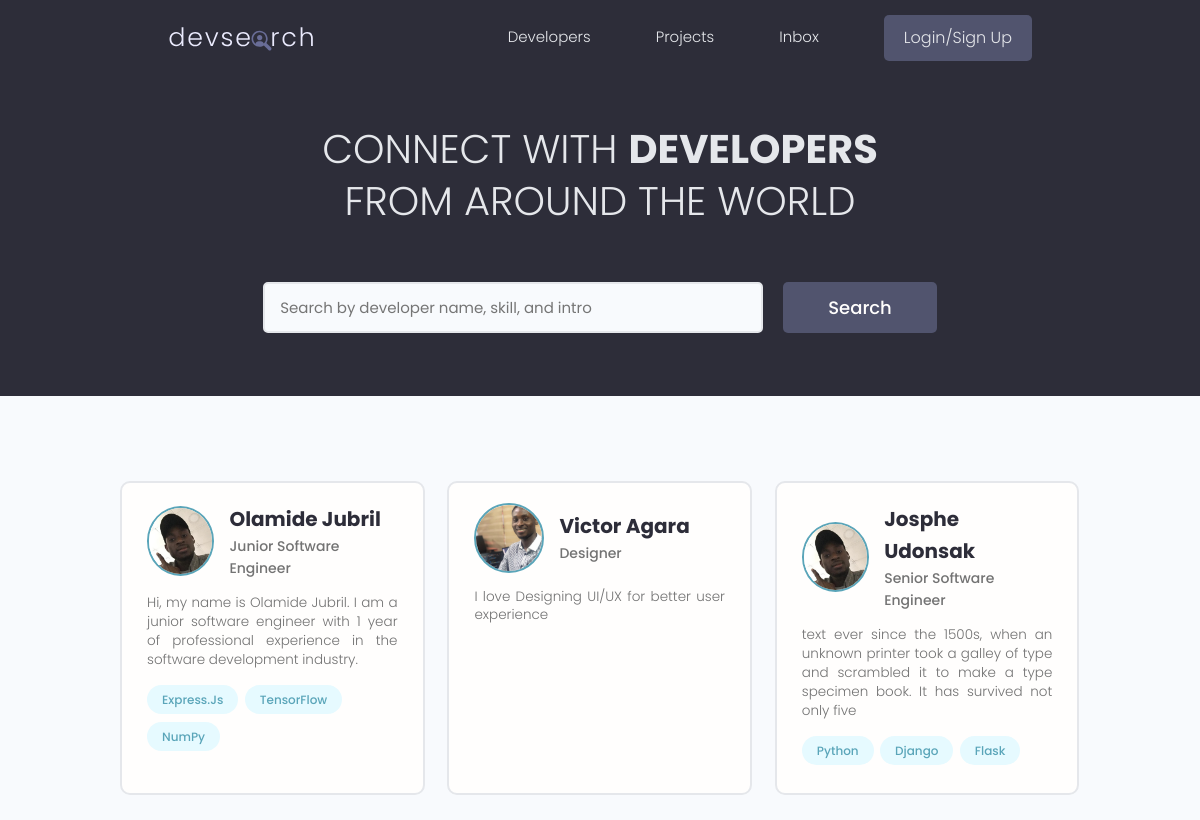
The app's page /, older data.
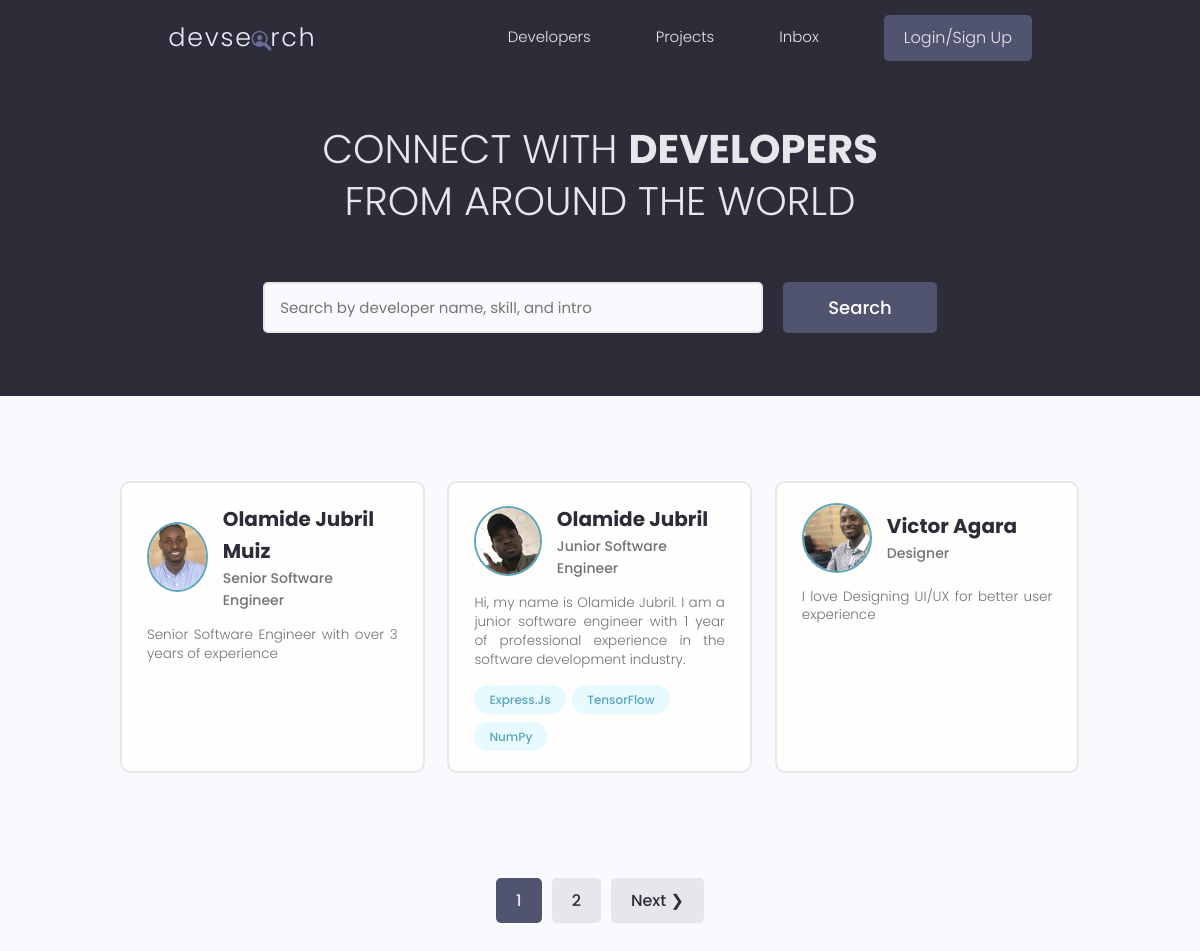
The same page, newer data.
### account/models.py (models this page shows, shortened)
class Profile(models.Model):
    id = models.UUIDField(default=uuid.uuid4, unique=True,
                          primary_key=True, editable=False)
    user = models.OneToOneField(
        User, on_delete=models.CASCADE, null=True, blank=True)
    name = models.CharField(max_length=200, null=True, blank=True)
    username = models.CharField(max_length=200, null=True, blank=True)
    location = models.CharField(max_length=200, null=True, blank=True)
    email = models.EmailField(
        max_length=200, null=True, blank=True, unique=True)
    short_intro = models.CharField(max_length=200, null=True, blank=True)
    bio = models.TextField(null=True, blank=True)
    profile_image = models.ImageField(
        null=True, blank=True, upload_to='profile_images/', default='profile_images/user-default.png')
    github_profile = models.CharField(max_length=200, null=True, blank=True)
    social_twitter = models.CharField(max_length=200, null=True, blank=True)
    linkedIn_profile = models.CharField(max_length=200, null=True, blank=True)
    youtube_channel = models.CharField(max_length=200, null=True, blank=True)
    website_url = models.CharField(max_length=200, null=True, blank=True)
    createdAt = models.DateTimeField(auto_now_add=True)

class Skill(models.Model):
    id = models.UUIDField(default=uuid.uuid4, unique=True,
                          primary_key=True, editable=False)
    owner = models.ForeignKey(
        Profile, on_delete=models.CASCADE, null=True, blank=True)
    name = models.CharField(max_length=200, null=True, blank=True)
    description = models.TextField(max_length=200, null=True, blank=True)
    createdAt = models.DateTimeField(auto_now_add=True)
    def __str__(self):
        return self.name

### account/views.py (the view)
# urls.py: path('', views.profiles, name='profiles'),
def profiles(request):
    profiles, search_query = searchProfiles(request)
    custom_range, profiles = paginateProfiles(request, profiles, 3)
    context = {
        'profiles': profiles,
        'search_query': search_query,
        "custom_range": custom_range
    }
    return render(request, 'account/profiles.html', context)

### account/utiils.py (called while the page is built)
def searchProfiles(request):
    search_query = ''
    if request.GET.get('search_query'):
        search_query = request.GET.get('search_query')
    skills = Skill.objects.filter(name__icontains=search_query)
    profiles = Profile.objects.distinct().filter(
        Q(name__icontains=search_query) |
        Q(short_intro__icontains=search_query) |
        Q(skill__in=skills)
    )
    return profiles, search_query

def paginateProfiles(request, profiles, prfile_per_page):
    page = request.GET.get('page')
    paginator = Paginator(profiles, prfile_per_page)
    try:
        profiles = paginator.page(page)
    except PageNotAnInteger:
        page = 1
        profiles = paginator.page(page)
    except EmptyPage:
        page = paginator.num_pages
        profiles = paginator.page(page)
    leftIndex = (int(page) - 4)
    if leftIndex < 1:
        leftIndex = 1
    rightIndex = (int(page) + 5)
    if rightIndex > paginator.num_pages:
        rightIndex = paginator.num_pages + 1
    custom_range = range(leftIndex, rightIndex)
    return custom_range, profiles

### account/templates/account/profiles.html (shortened to what this page needs)
{% extends 'main.html'%}
{% block content %}
  <main class="home">
    <section class="hero-section text-center">
      <div class="container container--narrow">
        <div class="hero-section__box">
          <h2>CONNECT WITH <span>DEVELOPERS</span></h2>
          <h2>FROM AROUND THE WORLD</h2>
        </div>
        <div class="hero-section__search">
          <form id="searchForm" class="form" action="{% url 'profiles' %}" method="get">
            <div class="form__field">
              <input class="input input--text" id="formInput#search" type="text" name="search_query"
                placeholder="Search by developer name, skill, and intro" value="{{ search_query }}" />
            </div>
            <input class="btn btn--sub btn--lg" type="submit" value="Search" />
          </form>
        </div>
      </div>
    </section>
    <section class="devlist">
      <div class="container">
        <div class="grid grid--three">
          {% for profile in profiles %}
            <div class="column card">
              <div class="dev">
                <a href="{% url 'user_profile' profile.id %}" class="card__body">
                  <div class="dev__profile">
                    <img class="avatar avatar--md" src="{{ profile.profile_image.url }}" alt="{{ profile.username }}" />
                    <div class="dev__meta">
                      <h3>{{profile.name}}</h3>
                      <h5>{{profile.short_intro|slice:"60"}}</h5>
                    </div>
                  </div>
                  <p class="dev__info">{{profile.bio|slice:"150"}}</p>
                  <div class="dev__skills">
                    {% for skill in profile.skill_set.all|slice:"5" %}
                      <span class="tag tag--pill tag--main">
                        <small>{{ skill }}</small>
                      </span>
                    {% endfor %}
                  </div>
                </a>
              </div>
            </div>
          {% endfor %}
        </div>
      </div>
    </section>
    {% include 'pagination.html' with query_set=profiles custom_range=custom_range %}
  </main>
{% endblock content %}

### templates/main.html (shortened to what this page needs)
{% load static %}
<html lang="en">
<head>
  <link rel="stylesheet" href="https://cdn.iconmonstr.com/1.3.0/css/iconmonstr-iconic-font.min.css" />
  <link rel="stylesheet" href="{% static 'uikit/styles/uikit.css' %}" />
  <link rel="stylesheet" href="{% static 'css/app.css' %}" />
</head>
<body>
  {% include "navbar.html" %}
  {% block content %}{% endblock content %}
</body>
</html>

### templates/navbar.html (shortened to what this page needs)
{% load static %}
<header class="header">
  <div class="container container--narrow">
    <a href="{% url 'profiles' %}" class="header__logo">
      <img src="{% static 'images/logo.svg' %}" alt="DevSearch Logo" />
    </a>
    <nav class="header__nav">
      <ul class="header__menu">
        <li class="header__menuItem"><a href="{% url 'profiles' %}">Developers</a></li>
        <li class="header__menuItem"><a href="{% url 'projects' %}">Projects</a></li>
        <li class="header__menuItem"><a href="">Inbox</a></li>
        {% if request.user.is_authenticated %}
          <li class="header__menuItem"><a href="{% url 'user_account'  %}" class="btn btn--sub">Account</a></li>
          <li class="header__menuItem"><a href="{% url 'logout' %}" class="btn btn--sub">Logout</a></li>
        {% else %}
          <li class="header__menuItem"><a href="{% url 'login' %}" class="btn btn--sub">Login/Sign Up</a></li>
        {% endif %}
      </ul>
    </nav>
  </div>
</header>

### templates/pagination.html (shortened to what this page needs)
{% if query_set.has_other_pages %}
	<div class="pagination">
		<ul class="container">
			{% for page in custom_range %}
				{% if page == query_set.number %}
					<li><a href="?page={{ page }}" class="btn page-link btn--sub" data-page="{{ page }}">{{ page }}</a></li>
				{% else %}
					<li><a href="?page={{ page }}" class="btn page-link" data-page="{{ page }}">{{ page }}</a></li>
				{% endif%}
			{% endfor %}
			{% if query_set.has_next %}
				<li><a href="?page={{ query_set.next_page_number }}" class="btn page-link" data-page="{{ query_set.next_page_number }}">Next &#10095;</a></li>
			{% endif %}
		</ul>
	</div>
{% endif %}

### static/css/app.css (style rules this page uses)
:root { --color-sub: #2d2d39; }
.btn--sub { background-color: var(--color-sub-light); }
.card { border: 2px solid var(--color-light); }
img { width: 100%; }
.header { position: sticky; z-index: 111; background-color: var(--color-sub); padding: 1.5rem 0; }
.header > .container { display: flex; justify-content: space-between; align-items: center; }
.header__logo > img { height: 3.8rem; }
.header__nav > ul { display: inline-flex; align-items: center; list-style: none; gap: 6.5rem; }
.header__menuItem > a { color: var(--color-light); font-weight: 300; }
.hero-section { height: 40vh; display: flex; align-items: center; background-color: var(--color-sub); }
.hero-section__box { margin-bottom: 4rem; }
.hero-section__box > h2, .hero-section__box > h2 > span { font-size: 4rem; color: var(--color-light); line-height: 1.3; text-transform: uppercase; }
.hero-section__box > h2 { font-weight: 300; }
.hero-section__box > h2 > span { font-weight: 700; }
.hero-section__search > .form { display: flex; align-items: center; justify-content: center; gap: 2rem; }
.hero-section__search > .form input.input--text { width: 50rem; }
.devlist { margin-top: 8rem; }
.devlist .grid { align-items: stretch; }
.devlist .dev .dev__profile { display: flex; align-items: center; gap: 1.5rem; }
.devlist .dev .dev__meta h3 { color: var(--color-sub); font-size: 2rem; font-weight: 700; }
.devlist .dev .dev__meta h5 { color: var(--color-text); font-size: 1.4rem; font-weight: 500; }
.devlist .dev .dev__info { margin: 1.5rem 0; font-size: 1.35rem; line-height: 1.4; text-align: justify; }
.pagination { margin-top: 8rem; margin-bottom: 10rem; }
.pagination > ul { flex-wrap: wrap; list-style: none; display: flex; align-items: center; justify-content: center; gap: 1rem; }
.pagination .btn { color: var(--color-sub); }
.pagination .btn.btn--sub { color: var(--color-light); }

### static/uikit/styles/modules/_variables.css (style rules this page uses)
:root { --color-main: #5aa5b9; --color-main-light: #e6faff; --color-sub: #3f4156; --color-sub-light: #51546e; --color-sub-lighter: #ededfd; --color-text: #737373; --color-gray: #8b8b8b; --color-light: #e5e7eb; --color-light-gray: #767676; --color-bg: #f8fafd; --color-white: #fffefd; --color-white-light: #f3f3f3; --color-success: #359e64; --color-success-bg: #def8e8; --color-error: #fc4b0b; --color-error-bg: #fff2ee; --font-base: 'Poppins', arial, helvetica, 'Segoe UI', roboto, ubuntu, sans-serif; --font-monospace: 'Fira Code', 'Courier New', courier, monospace; --font-regular: 300; --font-medium: 500; --font-bold: 700; --generic-shadow: 1px 1px 5px #00000010; --generic-transition: all 0.3s ease-in-out; }

### static/uikit/styles/modules/_base.css (style rules this page uses)
* { margin: 0; padding: 0; box-sizing: border-box; text-rendering: optimizeLegibility; color: inherit; font-size: inherit; }
html { font-size: 50%; }
@media only screen and (min-width: 480px) { html { font-size: 56.25%; } }
@media only screen and (min-width: 1200px) { html { font-size: 62.5%; } }
body { line-height: 1.6; font-weight: 400; font-size: 1.5rem; color: var(--color-text); background-color: var(--color-bg); min-height: 100vh; }

### static/uikit/styles/modules/_typography.css (style rules this page uses)
* { font-family: var(--font-base); }
h2 { font-size: 3.6rem; font-weight: var(--font-bold); }
h3 { font-size: 3.2rem; font-weight: var(--font-medium); }
h5 { font-size: 2.4rem; font-weight: var(--font-medium); }
h5, h6 { font-weight: var(--font-regular); }
p, span, strong { font-size: 1.6rem; color: var(--color-text); font-weight: var(--font-regular); }
a { padding-bottom: 2px; text-decoration: none; display: inline-block; color: var(--color-main); font-weight: var(--font-medium); }

### static/uikit/styles/modules/_utilities.css (style rules this page uses)
.container { width: 92%; max-width: 165rem; margin: 0 auto; box-sizing: border-box; }
.container--narrow { width: 92%; max-width: 120rem; }
@media screen and (min-width: 1000px) { .container { width: 90%; } }
@media screen and (min-width: 1000px) { .container--narrow { width: 85%; } }
@media screen and (min-width: 1200px) { .container { width: 80%; } }
@media screen and (min-width: 1200px) { .container--narrow { width: 72%; } }
.text-center { text-align: center; }

### static/uikit/styles/modules/_avatar.css (style rules this page uses)
.avatar { border-radius: 50%; border: 2px solid var(--color-main); object-fit: cover; }
.avatar--md { height: 7rem; width: 7rem; }

### static/uikit/styles/modules/_card.css (style rules this page uses)
.card { border-radius: 1rem; background-color: var(--color-white); border: 1.5px solid var(--color-light); width: auto; height: auto; margin-top: 0.5rem; margin-bottom: 0.5rem; overflow: hidden; }
.card__body, .card__header { padding: 2rem 2.5rem; }

Row changes from the older to the newer data that the page shows:
removed Profile: profile_image (picture), name "Josphe Udonsak", short_intro "Senior Software Engineer", bio "text ever since the 1500s, when an unknown printer took a galley of type and scrambled it to make a type specimen book. It has survived not only five"
removed Skill: name "Python", shown under "Josphe Udonsak"
removed Skill: name "Django", shown under "Josphe Udonsak"
removed Skill: name "Flask", shown under "Josphe Udonsak"
added Profile: profile_image (picture), name "Olamide Jubril Muiz", short_intro "Senior Software Engineer", bio "Senior Software Engineer with over 3 years of experience"
Text that changed along with them:
new list line: "1"
new list line: "2"
text now shown: "Next ❯"
